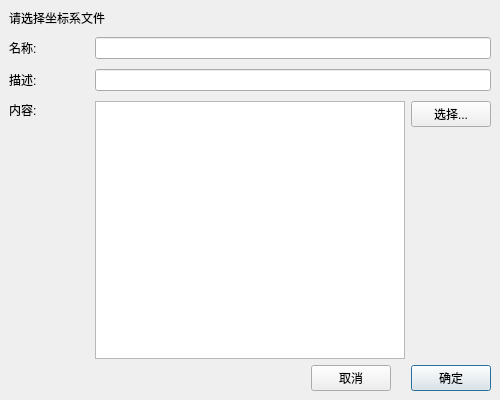
<?xml version="1.0" encoding="UTF-8"?>
<ui version="4.0">
 <class>UserRSWindow</class>
 <widget class="QDialog" name="UserRSWindow">
  <property name="geometry">
   <rect>
    <x>0</x>
    <y>0</y>
    <width>500</width>
    <height>400</height>
   </rect>
  </property>
  <property name="sizePolicy">
   <sizepolicy hsizetype="Preferred" vsizetype="Preferred">
    <horstretch>0</horstretch>
    <verstretch>0</verstretch>
   </sizepolicy>
  </property>
  <property name="windowTitle">
   <string>用户自定义坐标系</string>
  </property>
  <property name="styleSheet">
   <string notr="true"/>
  </property>
  <layout class="QVBoxLayout" name="verticalLayout_4">
   <property name="spacing">
    <number>20</number>
   </property>
   <property name="leftMargin">
    <number>0</number>
   </property>
   <property name="topMargin">
    <number>0</number>
   </property>
   <property name="rightMargin">
    <number>0</number>
   </property>
   <property name="bottomMargin">
    <number>0</number>
   </property>
   <item>
    <widget class="QWidget" name="widgetMain" native="true">
     <layout class="QVBoxLayout" name="verticalLayout_3">
      <property name="leftMargin">
       <number>9</number>
      </property>
      <property name="topMargin">
       <number>9</number>
      </property>
      <property name="rightMargin">
       <number>9</number>
      </property>
      <property name="bottomMargin">
       <number>9</number>
      </property>
      <item>
       <layout class="QVBoxLayout" name="verticalLayout_2">
        <property name="spacing">
         <number>10</number>
        </property>
        <item>
         <widget class="QLabel" name="label">
          <property name="text">
           <string>请选择坐标系文件</string>
          </property>
         </widget>
        </item>
        <item>
         <layout class="QHBoxLayout" name="horizontalLayout">
          <item>
           <widget class="QLabel" name="label_2">
            <property name="minimumSize">
             <size>
              <width>80</width>
              <height>0</height>
             </size>
            </property>
            <property name="maximumSize">
             <size>
              <width>80</width>
              <height>16777215</height>
             </size>
            </property>
            <property name="text">
             <string>名称:</string>
            </property>
            <property name="alignment">
             <set>Qt::AlignLeading|Qt::AlignLeft|Qt::AlignVCenter</set>
            </property>
           </widget>
          </item>
          <item>
           <widget class="QLineEdit" name="lineEdit"/>
          </item>
         </layout>
        </item>
        <item>
         <layout class="QHBoxLayout" name="horizontalLayout_4">
          <property name="bottomMargin">
           <number>0</number>
          </property>
          <item>
           <widget class="QLabel" name="label_4">
            <property name="minimumSize">
             <size>
              <width>80</width>
              <height>0</height>
             </size>
            </property>
            <property name="maximumSize">
             <size>
              <width>80</width>
              <height>16777215</height>
             </size>
            </property>
            <property name="text">
             <string>描述:</string>
            </property>
           </widget>
          </item>
          <item>
           <widget class="QLineEdit" name="lineEdit_define"/>
          </item>
         </layout>
        </item>
        <item>
         <layout class="QHBoxLayout" name="horizontalLayout_2">
          <item>
           <widget class="QLabel" name="label_3">
            <property name="minimumSize">
             <size>
              <width>80</width>
              <height>0</height>
             </size>
            </property>
            <property name="maximumSize">
             <size>
              <width>80</width>
              <height>16777215</height>
             </size>
            </property>
            <property name="text">
             <string>内容:</string>
            </property>
            <property name="alignment">
             <set>Qt::AlignLeading|Qt::AlignLeft|Qt::AlignTop</set>
            </property>
           </widget>
          </item>
          <item>
           <widget class="QPlainTextEdit" name="plainTextEdit"/>
          </item>
          <item>
           <layout class="QVBoxLayout" name="verticalLayout">
            <item>
             <widget class="QPushButton" name="btnSelect">
              <property name="text">
               <string>选择...</string>
              </property>
             </widget>
            </item>
            <item>
             <spacer name="verticalSpacer">
              <property name="orientation">
               <enum>Qt::Vertical</enum>
              </property>
              <property name="sizeHint" stdset="0">
               <size>
                <width>20</width>
                <height>40</height>
               </size>
              </property>
             </spacer>
            </item>
           </layout>
          </item>
         </layout>
        </item>
       </layout>
      </item>
      <item>
       <layout class="QHBoxLayout" name="horizontalLayout_3">
        <property name="spacing">
         <number>20</number>
        </property>
        <item>
         <spacer name="horizontalSpacer">
          <property name="orientation">
           <enum>Qt::Horizontal</enum>
          </property>
          <property name="sizeHint" stdset="0">
           <size>
            <width>40</width>
            <height>20</height>
           </size>
          </property>
         </spacer>
        </item>
        <item>
         <widget class="QPushButton" name="btnCancel">
          <property name="text">
           <string>取消</string>
          </property>
         </widget>
        </item>
        <item>
         <widget class="QPushButton" name="btnOk">
          <property name="text">
           <string>确定</string>
          </property>
          <property name="default">
           <bool>true</bool>
          </property>
         </widget>
        </item>
       </layout>
      </item>
     </layout>
    </widget>
   </item>
  </layout>
 </widget>
 <layoutdefault spacing="6" margin="11"/>
 <tabstops>
  <tabstop>btnCancel</tabstop>
 </tabstops>
 <resources>
  <include location="../../QRenderBus.qrc"/>
 </resources>
 <connections>
  <connection>
   <sender>btnCancel</sender>
   <signal>clicked()</signal>
   <receiver>UserRSWindow</receiver>
   <slot>reject()</slot>
   <hints>
    <hint type="sourcelabel">
     <x>380</x>
     <y>289</y>
    </hint>
    <hint type="destinationlabel">
     <x>394</x>
     <y>361</y>
    </hint>
   </hints>
  </connection>
 </connections>
</ui>
